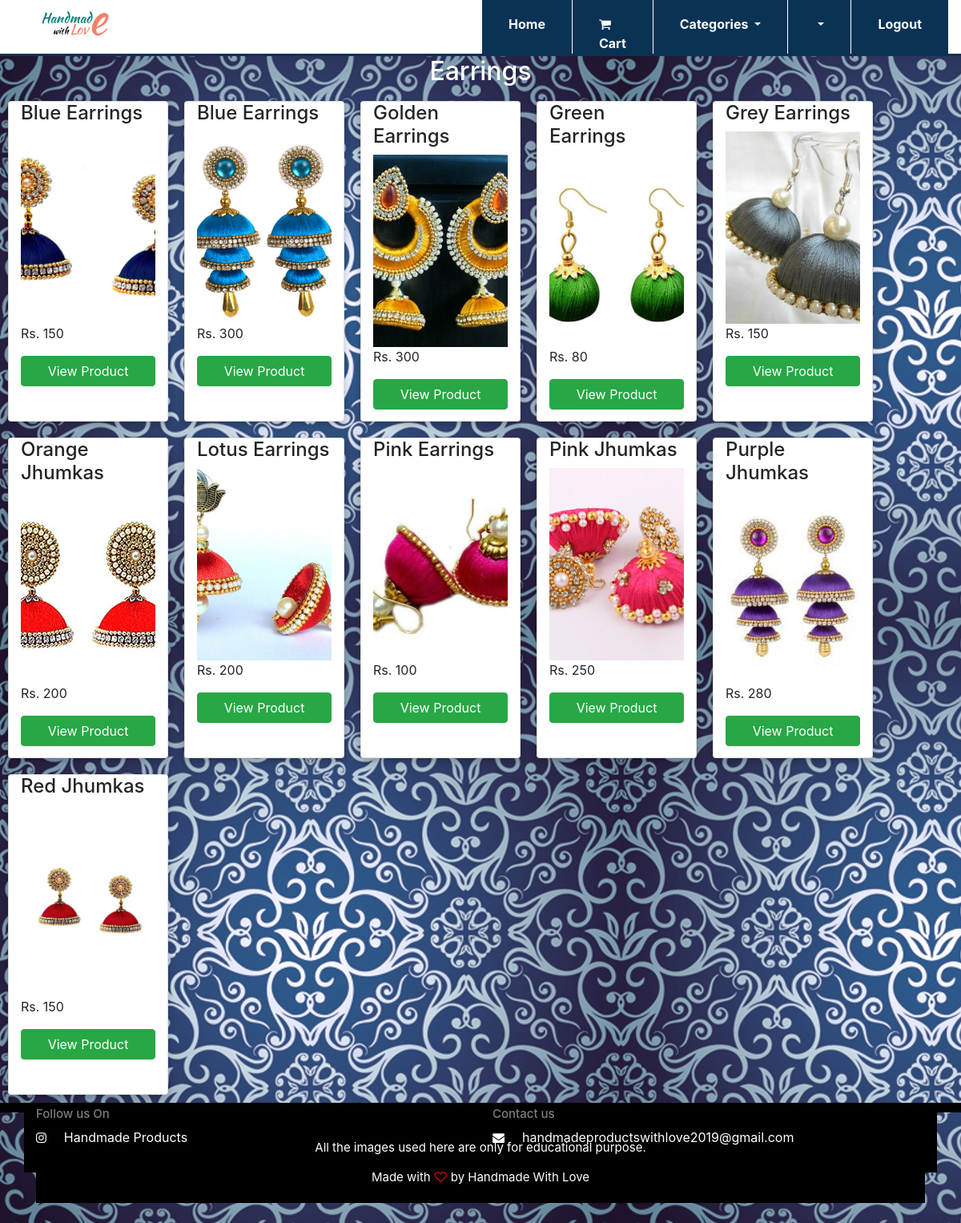
The app's page /earrings.php with its own data.
### tables this page shows
CREATE TABLE `products` (
  `p_id` int(20) NOT NULL,
  `p_name` varchar(30) NOT NULL,
  `p_amount` int(20) NOT NULL,
  `type` varchar(50) NOT NULL,
  `imagepath` varchar(100) NOT NULL,
  `description` varchar(500) NOT NULL
);

### earrings.php (the view, shortened to what this page needs)
<?php include 'userheader1.php';?>
<?php
$uid= $_SESSION['uid'];
require_once('connection.php');
$query="select * from products where type='Earrings'";
$result=mysqli_query($con,$query);
?>
<!DOCTYPE html>
<html>
<head>
	<link rel="stylesheet" href="./bootstrap/bootstrap.min.css">
	<link rel="stylesheet" type="text/css" href="products.css">
	<link rel="stylesheet" href="https://stackpath.bootstrapcdn.com/font-awesome/4.7.0/css/font-awesome.min.css">
</head>
<body style="background-image: url('./images/img4.jpg'); z-index: 2;">
	<div class="product"style=" height: auto;height: 50rem">
		<h2 class="text-center" style="color: #fff;">Earrings</h2>
		<?php while($product=mysqli_fetch_assoc($result)): ?>
			<div class="card col-md-2">
				<h4><?= $product['p_name'];?></h4>
				<center><img class="card-image" src="<?= $product['imagepath'];?>" /></center>
				<p class="price">Rs. <?= $product['p_amount']; ?></p>
				<?php
				echo "<a href='displaydetails.php?uid=$uid&id=$product[p_id]'><button type='button' style='width:100%;' class='btn btn-success' name='viewproduct' id='viewproduct'>View Product</button></a>" ?>
			</div>
		<?php endwhile; ?>
	</div>
	<div class="footer1" style="position: relative; bottom: 0">
		<?php include 'footer.php';?>
</body>
</html>

### products.css (style rules this page uses)
.card { box-shadow: 0 4px 8px 0 rgba(0,0,0,0.2); transition: 0.3s; height:50vh; margin: 10px; z-index: 1; float: left; }
.footer1 { position: relative; margin-top: -180px; clear: both; height: 150px; }
.card-image { height: 30vh; width: 40vw; width: 100%; display: block; object-fit: cover; }
.footer1 { position: sticky; bottom: 0; margin-top: -180px; clear: both; height: 150px; }
.product { margin-bottom: 120px; }

### records on screen
products: p_name "Blue Earrings", imagepath (picture), p_amount "150"
products: p_name "Blue Earrings", imagepath (picture), p_amount "300"
products: p_name "Golden Earrings", imagepath (picture), p_amount "300"
products: p_name "Green Earrings", imagepath (picture), p_amount "80"
products: p_name "Grey Earrings", imagepath (picture), p_amount "150"
products: p_name "Orange Jhumkas", imagepath (picture), p_amount "200"
products: p_name "Lotus Earrings", imagepath (picture), p_amount "200"
products: p_name "Pink Earrings", imagepath (picture), p_amount "100"
products: p_name "Pink Jhumkas", imagepath (picture), p_amount "250"
products: p_name "Purple Jhumkas", imagepath (picture), p_amount "280"
products: p_name "Red Jhumkas", imagepath (picture), p_amount "150"
